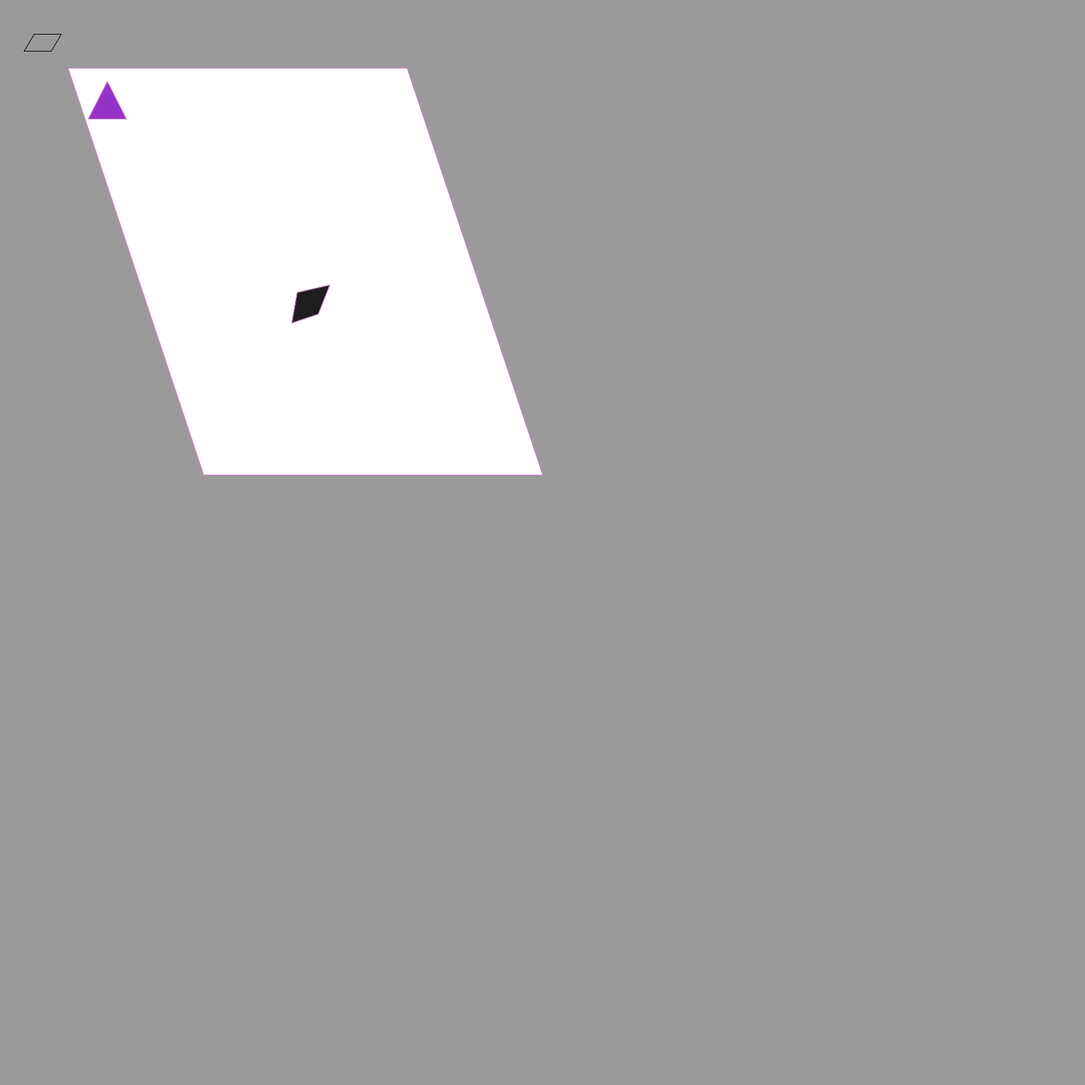
Frame 1 (no input)
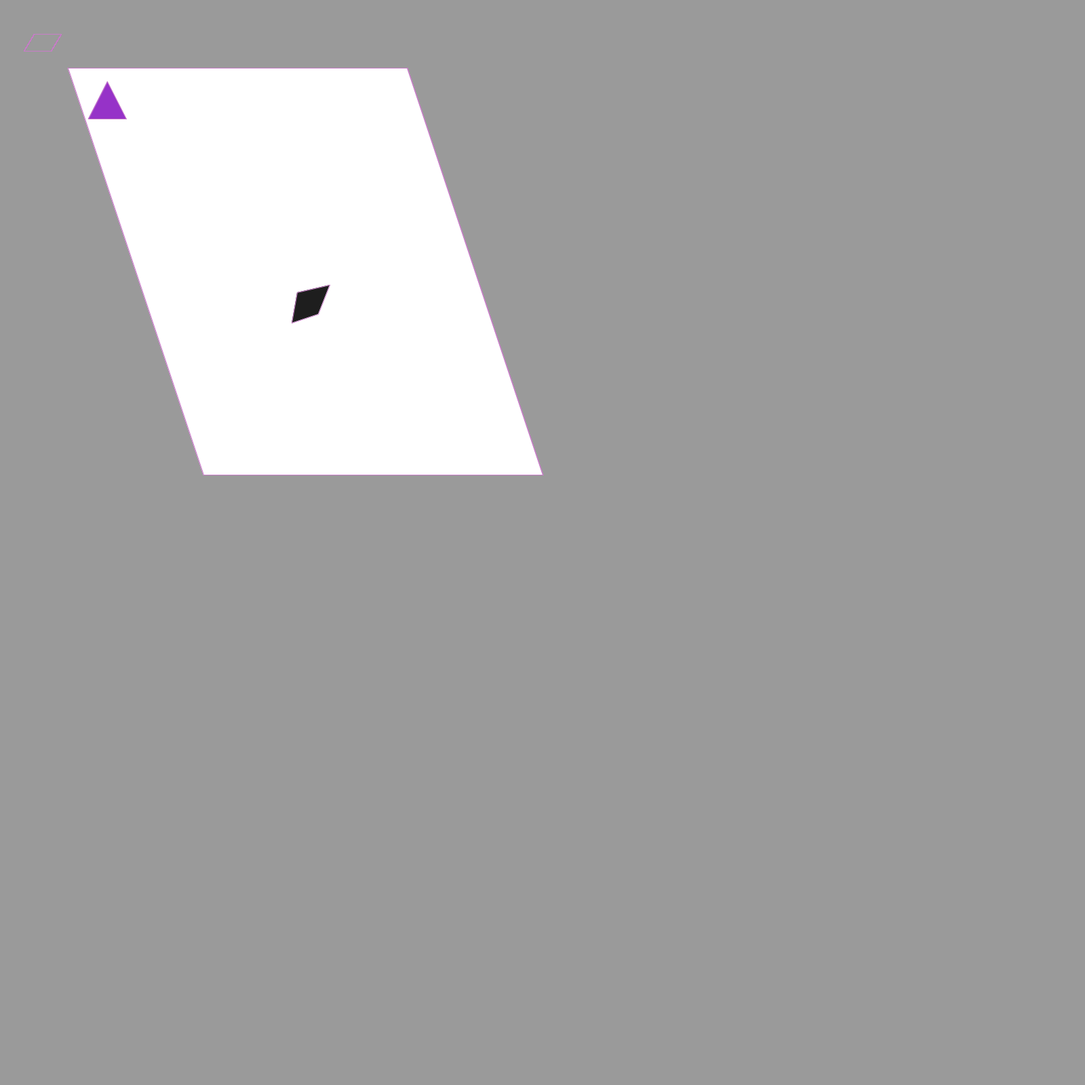
Frame 60 (the mouse pressed at the canvas centre just before this capture)
Frame 120 (the mouse held since frame 60 and released just before this capture): identical to frame 60, image omitted

The Processing sketch that drew these frames (run headless with seeded random() and noise(); from frame 60 on, the mouse is pressed at the canvas centre):

// Processing sketch: shapesColors
// ── shapesColors.pde
void setup(){
  size(1600,1600);
  background(154);
}

void draw(){
//Parallelogram 1
line (90,50,50,50);
line (75,75,90,50);
line (75,75,35,75);
line (35,75,50,50);

//Parallelogram 2
fill(255);
stroke(200,125,200);
quad(100, 100, 300, 700, 800, 700 ,600, 100);

// quadrilateral
fill(30);
quad(438, 431, 486, 420, 469, 463, 430, 476);

//triangle
fill(150,50,200);
stroke(200,125,200);
triangle(130, 175, 158, 120, 186, 175);


}
